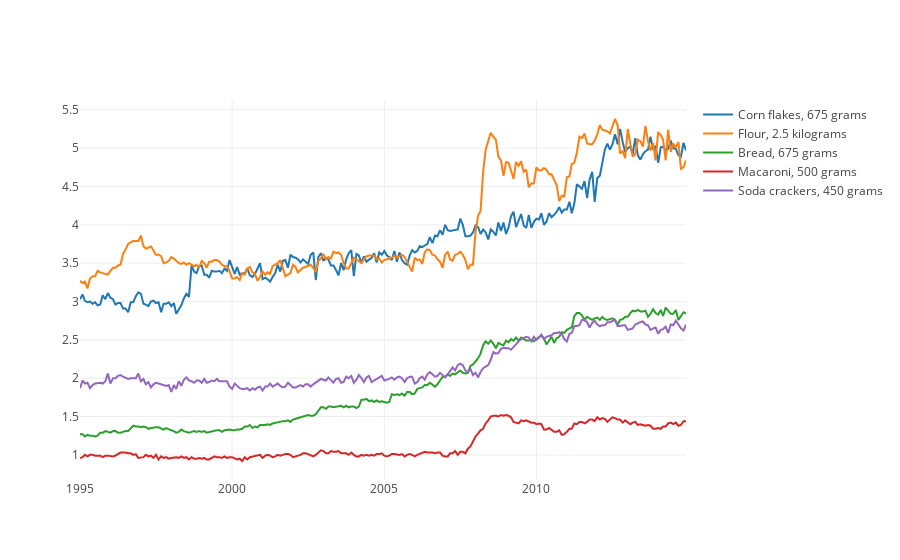

Source (notebook cell):
### Code cell
plot_commodities([
    'Bread, 675 grams', 
    'Soda crackers, 450 grams',
    'Macaroni, 500 grams', 
    'Flour, 2.5 kilograms',
    'Corn flakes, 675 grams'
])

### Figure 1 — Plotly figure (JSON) as saved in the notebook; plotly's stock layout.template omitted (floating-point values rounded to 4 significant figures; data arrays with more than 128 entries replaced by an {"elided": "..."} marker saying what was removed)
{"data": [{"name": "Corn flakes, 675 grams", "type": "scatter", "uid": "9e5938e0-d804-11e8-9158-6c71d9546346", "x": {"elided": "240 str values"}, "y": {"elided": "240 float values"}}, {"name": "Flour, 2.5 kilograms", "type": "scatter", "uid": "9e5938e1-d804-11e8-9158-6c71d9546346", "x": {"elided": "240 str values"}, "y": {"elided": "240 float values"}}, {"name": "Bread, 675 grams", "type": "scatter", "uid": "9e5938e2-d804-11e8-9158-6c71d9546346", "x": {"elided": "240 str values"}, "y": {"elided": "240 float values"}}, {"name": "Macaroni, 500 grams", "type": "scatter", "uid": "9e5938e3-d804-11e8-9158-6c71d9546346", "x": {"elided": "240 str values"}, "y": {"elided": "240 float values"}}, {"name": "Soda crackers, 450 grams", "type": "scatter", "uid": "9e5938e4-d804-11e8-9158-6c71d9546346", "x": {"elided": "240 str values"}, "y": {"elided": "240 float values"}}], "layout": {}}
